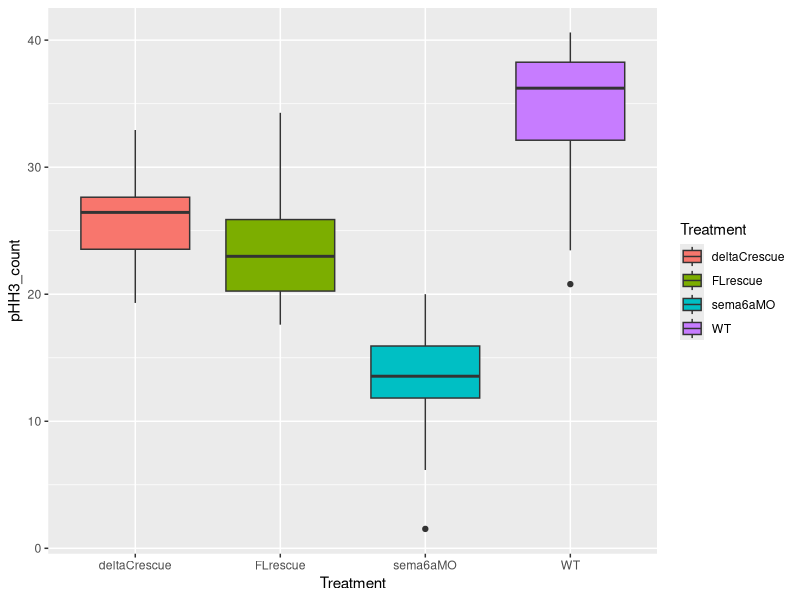
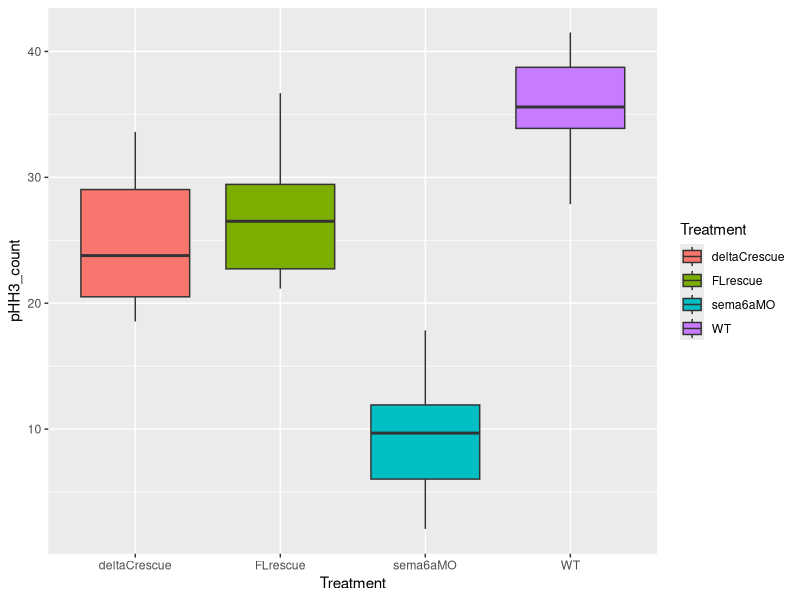

Source code (R) for these figures, in order:
## ---- chunk 1
set.seed(99)
WT <- rnorm(n=20, mean=36, sd=5)
head(WT)

sema6aMO <- rnorm(n=20, mean=13, sd=5)
head(sema6aMO)

FLrescue <- rnorm(n=20, mean=26, sd=5)
head(FLrescue)

deltaCrescue <- rnorm(n=20, mean=26, sd=5)
head(deltaCrescue)

pHH3DataFrame <- data.frame(WT, sema6aMO,
                            FLrescue, deltaCrescue)
str(pHH3DataFrame)
head(pHH3DataFrame)
# This set up won't work for the ANOVA because we need the treatment groups in a column and the pHH3 count in the next column 
library(tidyr)
pHH3model <- gather(pHH3DataFrame, Treatment,
                    pHH3_count, WT:deltaCrescue)
print(pHH3model)

## ---- chunk 2
pHH3model_ano <- aov(pHH3_count ~ Treatment, data=pHH3model)
print(pHH3model_ano)
summary(pHH3model_ano)
# There is significance 

# generate a box plot for this 
library(ggplot2)
ano_plot <- ggplot(data=pHH3model, 
                            aes(x=Treatment,
                                y=pHH3_count,
                                fill=Treatment)) +
                            geom_boxplot()
print(ano_plot)
## ---- chunk 3
set.seed(10)
WT <- rnorm(n=20, mean=36, sd=5)
sema6aMO <- rnorm(n=20, mean=13, sd=5)
FLrescue <- rnorm(n=20, mean=26, sd=5)
deltaCrescue <- rnorm(n=20, mean=26, sd=5)
pHH3DataFrame <- data.frame(WT, sema6aMO,
                            FLrescue, deltaCrescue)
library(tidyr)
pHH3model <- gather(pHH3DataFrame, Treatment,
                    pHH3_count, WT:deltaCrescue)
pHH3model_ano <- aov(pHH3_count ~ Treatment, data=pHH3model)
print(pHH3model_ano)
summary(pHH3model_ano)
# There is significance 

# generate a box plot for this 
library(ggplot2)
ano_plot <- ggplot(data=pHH3model, 
                            aes(x=Treatment,
                                y=pHH3_count,
                                fill=Treatment)) +
                            geom_boxplot()
print(ano_plot)
## ---- chunk 4
# for this data set there are 3 groups that are different so I am going to change them all the same way to see when the significance goes away. 
set.seed(20)
WT <- rnorm(n=20, mean=36, sd=5)
sema6aMO <- rnorm(n=20, mean=31, sd=5)
FLrescue <- rnorm(n=20, mean=31, sd=5)
deltaCrescue <- rnorm(n=20, mean=31, sd=5)
pHH3DataFrame <- data.frame(WT, sema6aMO,
                            FLrescue, deltaCrescue)
library(tidyr)
pHH3model <- gather(pHH3DataFrame, Treatment,
                    pHH3_count, WT:deltaCrescue)
pHH3model_ano <- aov(pHH3_count ~ Treatment, data=pHH3model)
print(pHH3model_ano)
summary(pHH3model_ano)
## ---- chunk 5
# going back to the original mean numbers and changing the n value for all of them 
set.seed(30)
WT <- rnorm(n=3, mean=36, sd=5)
sema6aMO <- rnorm(n=3, mean=13, sd=5)
FLrescue <- rnorm(n=3, mean=26, sd=5)
deltaCrescue <- rnorm(n=3, mean=26, sd=5)
pHH3DataFrame <- data.frame(WT, sema6aMO,
                            FLrescue, deltaCrescue)
library(tidyr)
pHH3model <- gather(pHH3DataFrame, Treatment,
                    pHH3_count, WT:deltaCrescue)
pHH3model_ano <- aov(pHH3_count ~ Treatment, data=pHH3model)
print(pHH3model_ano)
summary(pHH3model_ano)
